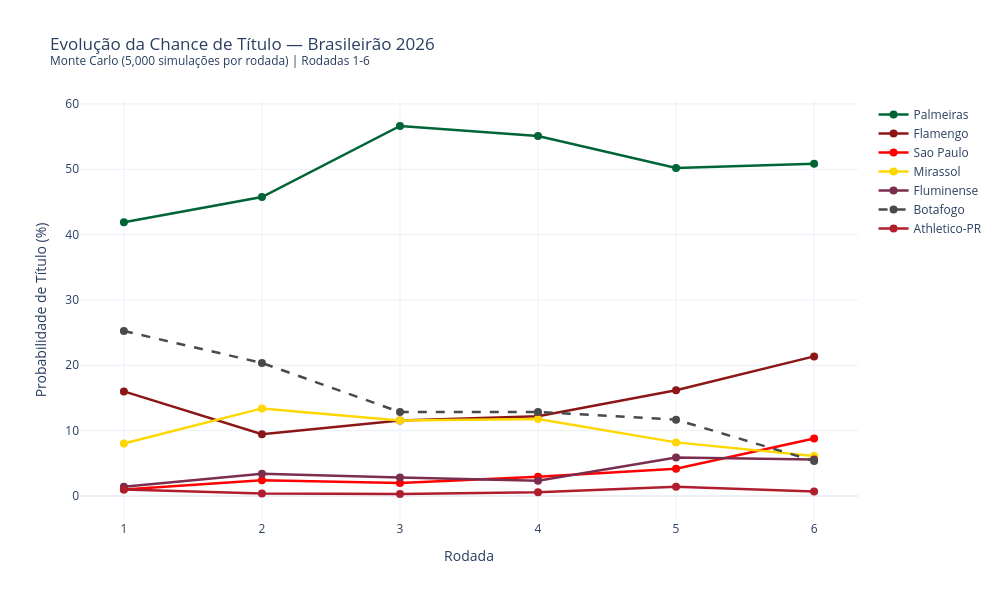

This figure's notebook cell:
### Code cell
# === GRÁFICO 1: EVOLUÇÃO DA CHANCE DE TÍTULO ===

# Top times com chance de título
top_titulo = sorted(times_2026, key=lambda t: evolucao[t]['titulo'][-1], reverse=True)[:8]
top_titulo = [t for t in top_titulo if evolucao[t]['titulo'][-1] > 0.5]

cores_times = {
    'Palmeiras': '#006437', 'Flamengo': '#8C1616', 'Sao Paulo': '#FF0000',
    'Corinthians': '#1C1C1C', 'Botafogo': '#4A4A4A', 'Fluminense': '#7B2D4E',
    'Atletico-MG': '#2E2E2E', 'Internacional': '#E30613', 'Gremio': '#0A6AB6',
    'Cruzeiro': '#003DA5', 'Santos': '#6B6B6B', 'Vasco': '#333333',
    'Bahia': '#004A99', 'Athletico-PR': '#AF1E2D', 'Mirassol': '#FFD700',
    'Coritiba': '#006631', 'Bragantino': '#B22222', 'Vitoria': '#FF4500',
    'Chapecoense': '#006633', 'Remo': '#003DA5',
}

# Padrões de linha para times com cores similares
dash_times = {
    'Corinthians': 'solid', 'Botafogo': 'dash', 'Santos': 'dot', 'Vasco': 'dashdot',
    'Atletico-MG': 'longdash',
}

fig_tit = go.Figure()
for time in top_titulo:
    fig_tit.add_trace(go.Scatter(
        x=rodadas_simuladas,
        y=evolucao[time]['titulo'],
        mode='lines+markers',
        name=time,
        line=dict(color=cores_times.get(time, '#888'), width=2.5,
                  dash=dash_times.get(time, 'solid')),
        marker=dict(size=8),
        hovertemplate=f'{time}<br>Rodada %{{x}}<br>Chance título: %{{y:.1f}}%<extra></extra>'
    ))

fig_tit.update_layout(
    title=f'Evolução da Chance de Título — Brasileirão 2026<br>'
          f'<sup>Monte Carlo ({N_SIMULACOES:,} simulações por rodada) | Rodadas 1-{rodada_max}</sup>',
    xaxis_title='Rodada',
    yaxis_title='Probabilidade de Título (%)',
    template='plotly_white',
    width=1000, height=600,
    xaxis=dict(dtick=1),
    hovermode='x unified',
    legend=dict(x=1.02, y=1)
)

fig_tit.show()
path = '../charts/evolucao_titulo.html'
fig_tit.write_html(path, include_plotlyjs='cdn')

# Adiciona descrição estatística
_desc = "Série temporal da probabilidade de título via simulação Monte Carlo, evidenciando a convergência ou divergência das chances ao longo das rodadas."
with open(path) as f:
    html = f.read()
html = html.replace('<div>', f'<p style="text-align:center;color:#666;font-size:13px;font-family:sans-serif;margin:8px 0 0 0;">{_desc}</p>\n<div>', 1)
with open(path, 'w') as f:
    f.write(html)

print('Gráfico exportado: charts/evolucao_titulo.html')

### Figure 1 — Plotly figure (JSON) as saved in the notebook; plotly's stock layout.template omitted (floating-point values rounded to 4 significant figures)
{"data": [{"hovertemplate": "Palmeiras<br>Rodada %{x}<br>Chance título: %{y:.1f}%<extra></extra>", "line": {"color": "#006437", "dash": "solid", "width": 2.5}, "marker": {"size": 8}, "mode": "lines+markers", "name": "Palmeiras", "type": "scatter", "x": [1, 2, 3, 4, 5, 6], "y": [41.9, 45.74, 56.62, 55.08, 50.18, 50.86]}, {"hovertemplate": "Flamengo<br>Rodada %{x}<br>Chance título: %{y:.1f}%<extra></extra>", "line": {"color": "#8C1616", "dash": "solid", "width": 2.5}, "marker": {"size": 8}, "mode": "lines+markers", "name": "Flamengo", "type": "scatter", "x": [1, 2, 3, 4, 5, 6], "y": [16.0, 9.44, 11.54, 12.2, 16.18, 21.36]}, {"hovertemplate": "Sao Paulo<br>Rodada %{x}<br>Chance título: %{y:.1f}%<extra></extra>", "line": {"color": "#FF0000", "dash": "solid", "width": 2.5}, "marker": {"size": 8}, "mode": "lines+markers", "name": "Sao Paulo", "type": "scatter", "x": [1, 2, 3, 4, 5, 6], "y": [0.98, 2.42, 1.98, 2.94, 4.16, 8.78]}, {"hovertemplate": "Mirassol<br>Rodada %{x}<br>Chance título: %{y:.1f}%<extra></extra>", "line": {"color": "#FFD700", "dash": "solid", "width": 2.5}, "marker": {"size": 8}, "mode": "lines+markers", "name": "Mirassol", "type": "scatter", "x": [1, 2, 3, 4, 5, 6], "y": [8.04, 13.4, 11.56, 11.76, 8.2, 6.1]}, {"hovertemplate": "Fluminense<br>Rodada %{x}<br>Chance título: %{y:.1f}%<extra></extra>", "line": {"color": "#7B2D4E", "dash": "solid", "width": 2.5}, "marker": {"size": 8}, "mode": "lines+markers", "name": "Fluminense", "type": "scatter", "x": [1, 2, 3, 4, 5, 6], "y": [1.4, 3.4, 2.82, 2.34, 5.88, 5.58]}, {"hovertemplate": "Botafogo<br>Rodada %{x}<br>Chance título: %{y:.1f}%<extra></extra>", "line": {"color": "#4A4A4A", "dash": "dash", "width": 2.5}, "marker": {"size": 8}, "mode": "lines+markers", "name": "Botafogo", "type": "scatter", "x": [1, 2, 3, 4, 5, 6], "y": [25.24, 20.36, 12.84, 12.86, 11.68, 5.36]}, {"hovertemplate": "Athletico-PR<br>Rodada %{x}<br>Chance título: %{y:.1f}%<extra></extra>", "line": {"color": "#AF1E2D", "dash": "solid", "width": 2.5}, "marker": {"size": 8}, "mode": "lines+markers", "name": "Athletico-PR", "type": "scatter", "x": [1, 2, 3, 4, 5, 6], "y": [1.0, 0.36, 0.3, 0.56, 1.4, 0.7]}], "layout": {"height": 600, "hovermode": "x unified", "legend": {"x": 1.02, "y": 1}, "title": {"text": "Evolução da Chance de Título — Brasileirão 2026<br><sup>Monte Carlo (5,000 simulações por rodada) | Rodadas 1-6</sup>"}, "width": 1000, "xaxis": {"dtick": 1, "title": {"text": "Rodada"}}, "yaxis": {"title": {"text": "Probabilidade de Título (%)"}}}}
